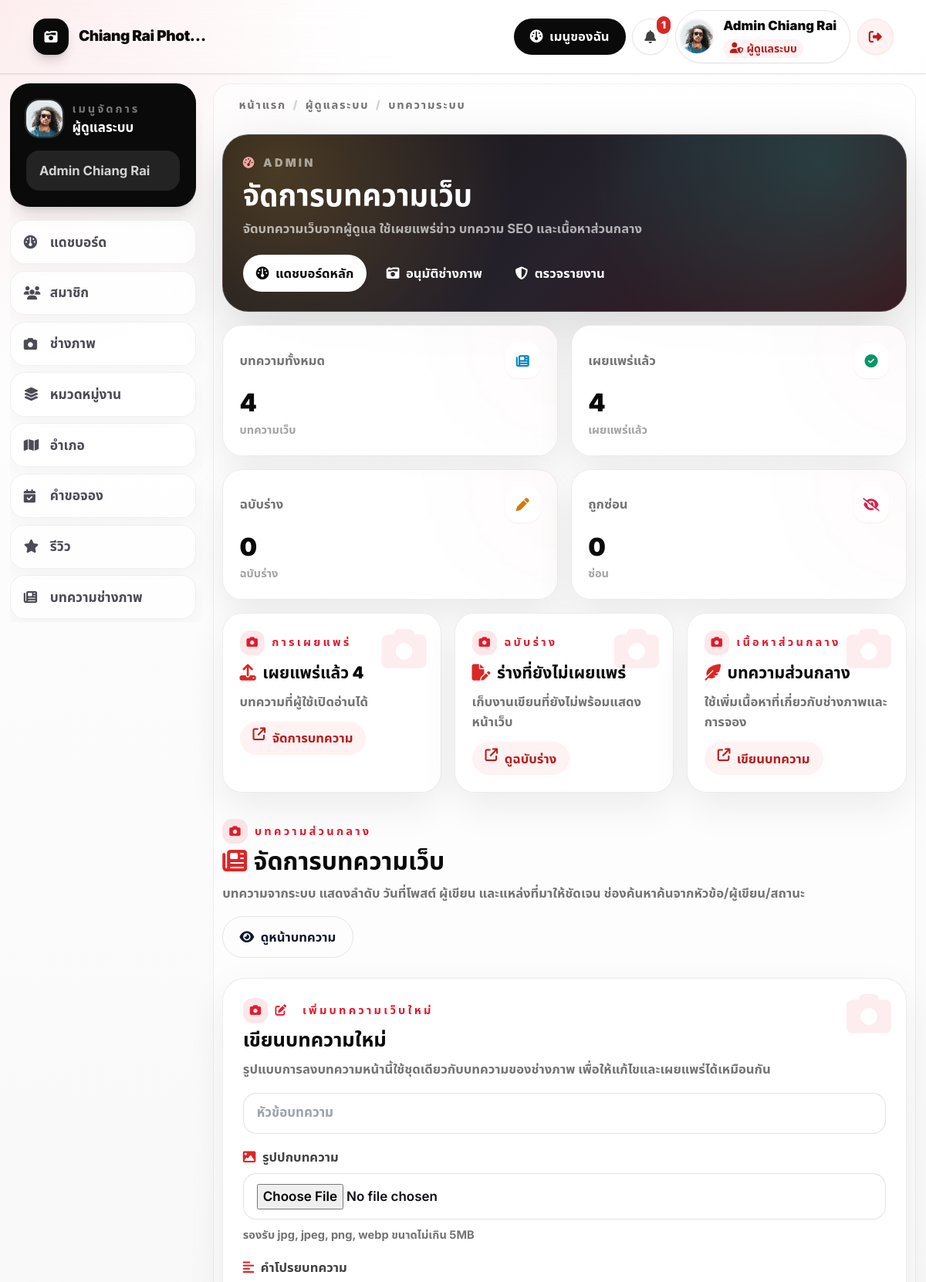
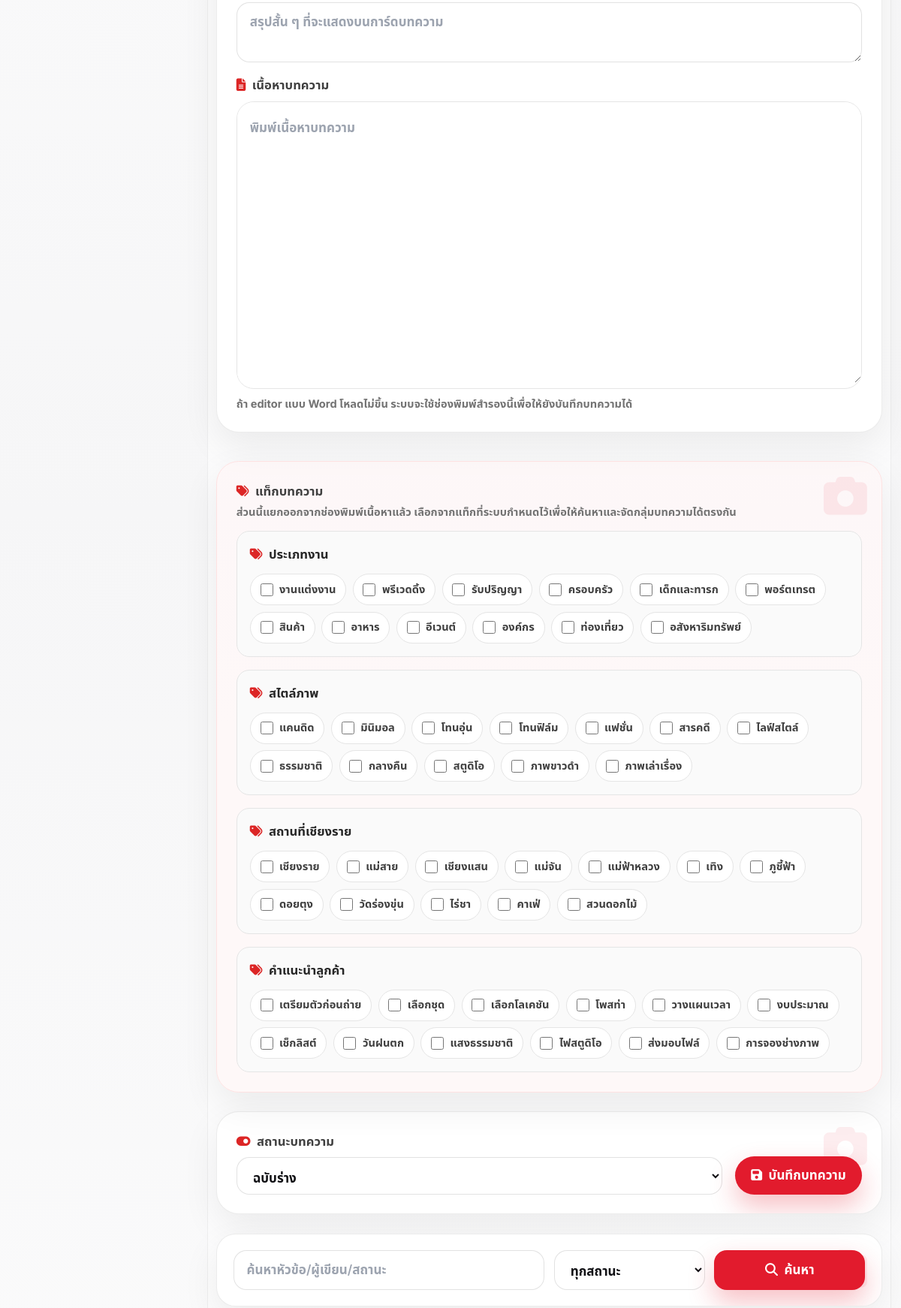
/admin/blogs.php (signed in, upper part), run on the app's committed database (2 pictures, top to bottom).
### tables this page shows
CREATE TABLE users (
  id INT UNSIGNED AUTO_INCREMENT PRIMARY KEY,
  role_id INT UNSIGNED NOT NULL,
  name VARCHAR(150) NOT NULL,
  email VARCHAR(190) NOT NULL,
  phone VARCHAR(50) NULL,
  password VARCHAR(255) NOT NULL,
  avatar VARCHAR(255) NULL,
  status ENUM('active','pending','suspended') NOT NULL DEFAULT 'active',
  email_verified_at DATETIME NULL,
  last_login_at DATETIME NULL,
  remember_token VARCHAR(100) NULL,
  created_at TIMESTAMP NULL DEFAULT CURRENT_TIMESTAMP,
  updated_at TIMESTAMP NULL DEFAULT CURRENT_TIMESTAMP ON UPDATE CURRENT_TIMESTAMP,
  deleted_at DATETIME NULL,
  UNIQUE KEY uk_users_email (email),
  KEY idx_users_role (role_id),
  KEY idx_users_status (status),
  CONSTRAINT fk_users_role FOREIGN KEY (role_id) REFERENCES roles(id)
);

CREATE TABLE roles (
  id INT UNSIGNED AUTO_INCREMENT PRIMARY KEY,
  name VARCHAR(50) NOT NULL UNIQUE,
  display_name VARCHAR(100) NOT NULL,
  created_at TIMESTAMP NULL DEFAULT CURRENT_TIMESTAMP,
  updated_at TIMESTAMP NULL DEFAULT CURRENT_TIMESTAMP ON UPDATE CURRENT_TIMESTAMP
);

### admin/blogs.php (the view, shortened to what the rows shown need)
<?php
require_once __DIR__ . '/../includes/functions.php';
requireRole('admin');
$editBlog = null;
include __DIR__ . '/../includes/header.php';
?>
<link href="https://cdn.quilljs.com/1.3.7/quill.snow.css" rel="stylesheet">
<section class="px-4 py-8 sm:px-6 lg:px-8">
    <div class="flex flex-wrap items-end justify-between gap-4">
        <div>
            <h1 class="mt-1 text-3xl font-black text-neutral-950"><i class="fa-solid fa-newspaper mr-2 text-red-600"></i>จัดการบทความเว็บ</h1>
        </div>
    </div>
    <form id="article-form" method="post" enctype="multipart/form-data" class="mt-6 grid gap-6">
        <div class="stock-card grid gap-4 rounded-[1.75rem] p-6">
            <div class="flex flex-wrap items-end justify-between gap-3">
                <div>
                    <h2 class="mt-1 text-2xl font-black text-neutral-950"><?= $editBlog ? h($editBlog['title']) : 'เขียนบทความใหม่' ?></h2>
                </div>
            </div>
        </div>
    </form>
</section>
<?php include __DIR__ . '/../includes/footer.php'; ?>

### includes/navbar.php (shortened to what the rows shown need)
<?php
$me = current_user();
$unreadCount = 0;
$roleIcon = 'fa-user';
$roleLabel = '';
$roleClass = 'bg-neutral-100 text-neutral-700';
$userInitial = '';
$userAvatarUrl = '';
$workspacePath = '/login.php';
$workspaceLabel = 'เมนูของฉัน';
$workspaceIcon = 'fa-gauge';
$roleHomePath = '/login.php';
$notificationsHref = '/notifications.php';
$siteName = setting('site_name', 'Chiang RaiPhoto');
$siteLogo = setting('logo', '');
if ($me) {
    $unreadCount = unread_notifications_count((int)$me['id']);
    $workspacePath = user_workspace_path($me);
    $roleHomePath = dashboard_path((string)$me['role_name']);
    $roleLabel = (string)$me['role_display'];
    $userInitial = mb_substr((string)$me['name'], 0, 1, 'UTF-8');
    $userAvatarUrl = user_avatar_url($me);
    if ($me['role_name'] === 'admin') {
        $roleIcon = 'fa-user-shield';
        $roleClass = 'bg-red-50 text-red-700';
    }
}
?>
<nav class="sticky top-0 z-40 border-b border-black/10 bg-white/92 shadow-sm backdrop-blur-xl">
    <div class="mx-auto flex w-full max-w-[1880px] items-center gap-6 px-5 py-3 sm:px-7 lg:px-10">
        <div class="ml-auto hidden shrink-0 items-center gap-2 md:flex 2xl:gap-3">
            <?php if ($me): ?>
                <a class="inline-flex h-11 items-center rounded-full bg-neutral-950 px-5 text-sm font-black text-white shadow-sm transition hover:-translate-y-0.5 hover:bg-red-600 hover:shadow-lg" href="<?= h($workspacePath) ?>" title="<?= h($workspaceLabel) ?>">
                    <i class="fa-solid <?= h($workspaceIcon) ?> mr-2"></i><?= h($workspaceLabel) ?>
                </a>
                <a class="relative grid h-11 w-11 place-items-center rounded-full border border-neutral-200 bg-white text-neutral-700 shadow-sm transition hover:bg-neutral-950 hover:text-white" href="<?= h($notificationsHref) ?>" title="แจ้งเตือน">
                    <i class="fa-solid fa-bell"></i>
                    <?php if ($unreadCount > 0): ?>
                        <span class="absolute -right-1 -top-1 rounded-full bg-red-600 px-1.5 py-0.5 text-[10px] font-black text-white">
                            <?= $unreadCount ?>
                        </span>
                    <?php endif; ?>
                </a>
                <a class="flex min-w-0 items-center gap-3 rounded-full border border-neutral-200 bg-white py-1.5 pl-1.5 pr-4 shadow-sm transition hover:-translate-y-0.5 hover:border-neutral-300 hover:shadow-lg" href="<?= h($roleHomePath) ?>" title="กลับไปแดชบอร์ดหลัก">
                    <?php if ($userAvatarUrl !== ''): ?>
                        <img class="h-10 w-10 shrink-0 rounded-full object-cover ring-2 ring-neutral-100" src="<?= h($userAvatarUrl) ?>" alt="<?= h($me['name']) ?>">
                    <?php else: ?>
                        <span class="grid h-10 w-10 shrink-0 place-items-center rounded-full bg-neutral-950 text-sm font-black text-white">
                            <?= h($userInitial) ?>
                        </span>
                    <?php endif; ?>
                    <span class="min-w-0 leading-tight">
                        <span class="block max-w-[170px] truncate text-sm font-black text-neutral-950"><?= h($me['name']) ?></span>
                        <span class="mt-1 inline-flex items-center rounded-full px-2 py-0.5 text-[11px] font-black <?= h($roleClass) ?>">
                            <i class="fa-solid <?= h($roleIcon) ?> mr-1"></i><?= h($roleLabel) ?>
                        </span>
                    </span>
                </a>
                <a class="grid h-11 w-11 place-items-center rounded-full border border-red-100 bg-red-50 text-red-700 shadow-sm transition hover:bg-red-600 hover:text-white" href="/logout.php" title="ออกจากระบบ">
                    <i class="fa-solid fa-right-from-bracket"></i>
                </a>
            <?php endif; ?>
        </div>
    </div>
</nav>

### includes/sidebar.php (shortened to what the rows shown need)
<?php
$me = current_user();
$sidebarRequestUri = '/';
if (isset($_SERVER['REQUEST_URI'])) {
    $sidebarRequestUri = $_SERVER['REQUEST_URI'];
}
$currentPath = parse_url($sidebarRequestUri, PHP_URL_PATH);
$navItems = [];
$roleTitle = 'พื้นที่ทำงาน';
$sidebarAvatarUrl = '';
if ($me) {
    $sidebarAvatarUrl = user_avatar_url($me);
    if ($me['role_name'] === 'admin') {
        $roleTitle = 'ผู้ดูแลระบบ';
        $navItems = [
            ['/admin/dashboard.php', 'แดชบอร์ด', 'fa-gauge'],
            ['/admin/users.php', 'สมาชิก', 'fa-users'],
            ['/admin/photographers.php', 'ช่างภาพ', 'fa-camera'],
            ['/admin/categories.php', 'หมวดหมู่งาน', 'fa-layer-group'],
            ['/admin/districts.php', 'อำเภอ', 'fa-map'],
            ['/admin/bookings.php', 'คำขอจอง', 'fa-calendar-check'],
            ['/admin/reviews.php', 'รีวิว', 'fa-star'],
            ['/admin/articles.php', 'บทความช่างภาพ', 'fa-newspaper'],
            ['/admin/blogs.php', 'บทความเว็บ', 'fa-blog'],
            ['/admin/tags.php', 'แท็ก', 'fa-tags'],
            ['/admin/faqs.php', 'คำถามที่พบบ่อย', 'fa-circle-question'],
            ['/admin/reports.php', 'รายงานสรุป', 'fa-chart-line'],
            ['/admin/reports_moderation.php', 'ตรวจรายงานปัญหา', 'fa-shield-halved'],
            ['/admin/contact_messages.php', 'ข้อความติดต่อ', 'fa-envelope-open-text'],
            ['/admin/activity_logs.php', 'ประวัติการใช้งาน', 'fa-clipboard-list'],
            ['/admin/settings.php', 'ตั้งค่า', 'fa-gear'],
            ['/notifications.php', 'แจ้งเตือน', 'fa-bell'],
        ];
    }
}
?>
<aside class="workspace-sidebar">
    <div class="rounded-[1.5rem] bg-neutral-950 p-5 text-white shadow-xl">
        <div class="flex items-center gap-3">
            <?php if ($sidebarAvatarUrl !== ''): ?>
                <img class="h-11 w-11 rounded-2xl object-cover ring-2 ring-white/15" src="<?= h($sidebarAvatarUrl) ?>" alt="<?= h($me['name'] ?? $roleTitle) ?>">
            <?php endif; ?>
            <div>
                <p class="text-xs font-black uppercase tracking-[0.2em] text-white/45">เมนูจัดการ</p>
                <h2 class="font-black"><?= h($roleTitle) ?></h2>
            </div>
        </div>
        <?php if ($me): ?>
            <p class="mt-4 truncate rounded-2xl bg-white/10 px-4 py-3 text-sm font-bold text-white/80">
                <?= h($me['name']) ?>
            </p>
        <?php endif; ?>
    </div>
    <nav class="mt-4 grid gap-2">
        <?php foreach ($navItems as $item): ?>
            <?php
            $url = $item[0];
            $label = $item[1];
            $icon = $item[2];
            $isActive = $currentPath === $url;
            $className = 'workspace-nav-link';
            if ($isActive) {
                $className .= ' workspace-nav-link-active';
            }
            ?>
            <a href="<?= h($url) ?>" class="<?= h($className) ?>">
                <i class="fa-solid <?= h($icon) ?> w-5"></i>
                <span><?= h($label) ?></span>
            </a>
        <?php endforeach; ?>
    </nav>
</aside>

### data on the page
users: name "Admin Chiang Rai", role.display_name "ผู้ดูแลระบบ", role.name "ผู้ดูแลระบบ"

### other printed values
$siteName "Chiang Rai Phot…"
$workspaceLabel "เมนูของฉัน"
$unreadCount "1"
$label "แดชบอร์ด"
$label "สมาชิก"
$label "ช่างภาพ"
$label "หมวดหมู่งาน"
$label "อำเภอ"
$label "คำขอจอง"
$label "รีวิว"
$label "บทความช่างภาพ"
$label "ผู้ดูแลระบบ"
$label "บทความระบบ"
$adminCurrentTitle "จัดการบทความเว็บ"
$adminDescription "จัดบทความเว็บจากผู้ดูแล ใช้เผยแพร่ข่าว บทความ SEO และเนื้อหาส่วนกลาง"
